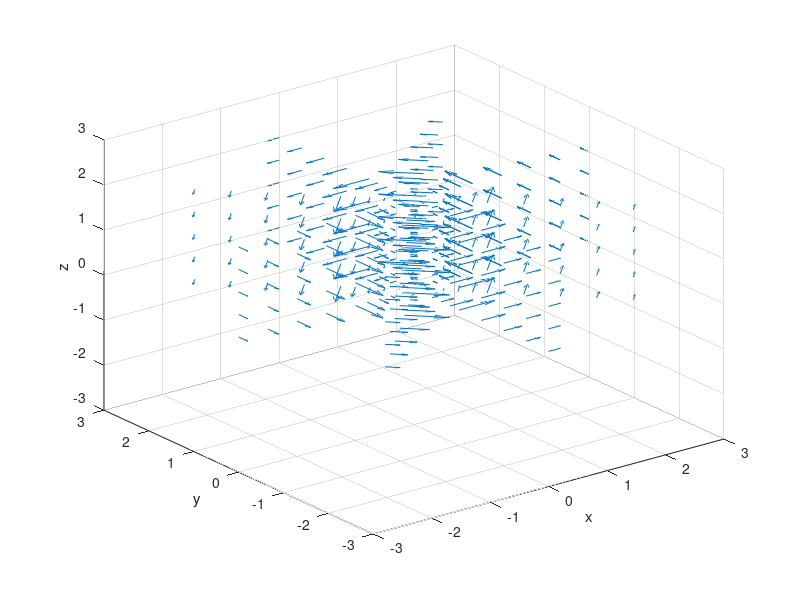

The MATLAB script that drew this image:
clear all
close all
clc

phi = 0:.25*pi:2*pi;
r = [0:.2:.8 1:.5:3];
z = 0:.5:2;
[pp,rr,zz] = meshgrid(phi,r,z);
xx = rr.*cos(pp);
yy = rr.*sin(pp);
Exx = -((rr.^2/2/pi).*(rr>=0&rr<=1) + (rr.^(-1)/2/pi).*(rr>1)).*sin(pp);
Eyy = ((rr.^2/2/pi).*(rr>=0&rr<=1) + (rr.^(-1)/2/pi).*(rr>1)).*cos(pp);
Ezz = 0*zz;
figure(1);
quiver3(xx,yy,zz,Exx,Eyy,Ezz,1);
grid on;
axis([-3 3 -3 3 -3 3]);
xlabel('x'); ylabel('y'); zlabel('z');